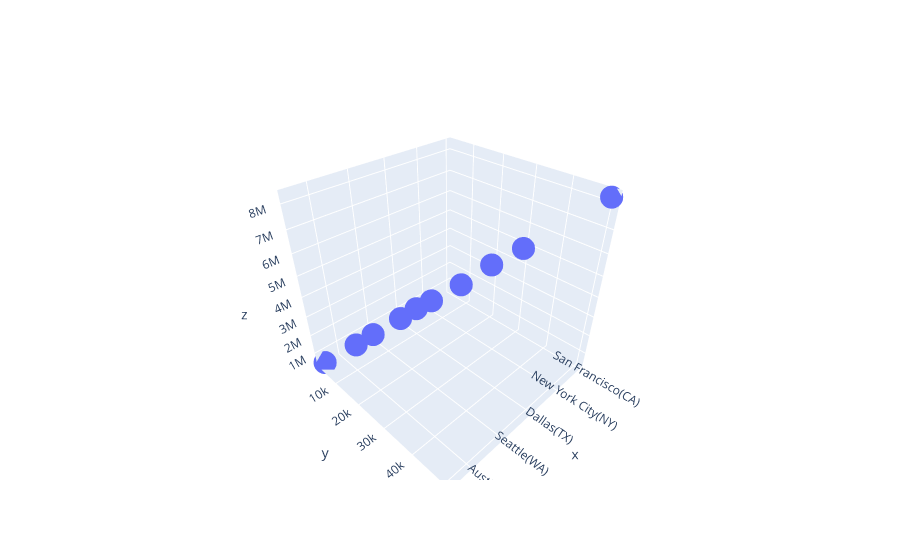

The notebook cell this image was saved under:
### Markdown cell above
Plotly, a popular Python Library used for building intereactive plots of 2 and 3 Dimentional Visualization in Data Science. A 3 Dimensional Line Plotly plot to show a Visual of Total Sales by Cities in 2019. Plotly Express is an easy to use, high level interface for Plotly library, which operates on a variety of type of Data and produces easy to style figure with px.line. Each data point is represented as a vertex which location is given by the x and y column of a polyline mark in 2D space.

### Code cell
import plotly.express as px 
import plotly.graph_objects as go 
  
df = px.data.tips() 
  
fig = go.Figure(data =[go.Scatter3d(x = stockData3BestCity['City'], y = stockData3BestCity['QuantityOrdered'],
                                    z = stockData3BestCity['Sales'], mode ='markers')]) 
fig.show()

#with open("figure4.pdf", "wb") as f:
#    f.write(scope.transform(fig, format="pdf"))
#fig.write_html("file4.html")

### Figure 1 — Plotly figure (JSON) as saved in the notebook; plotly's stock layout.template omitted (floating-point values rounded to 4 significant figures)
{"data": [{"mode": "markers", "type": "scatter3d", "x": [" San Francisco(CA)", " Los Angeles(CA)", " New York City(NY)", " Boston(MA)", " Dallas(TX)", " Atlanta(GA)", " Seattle(WA)", " Portland(OR)", " Austin(TX)", " Portland(ME)"], "y": [50239, 33289, 27932, 22528, 16730, 16602, 16553, 11303, 11153, 2750], "z": [8262000.0, 5453000.0, 4664000.0, 3662000.0, 2768000.0, 2795000.0, 2748000.0, 1871000.0, 1820000.0, 449800.0]}], "layout": {}}
